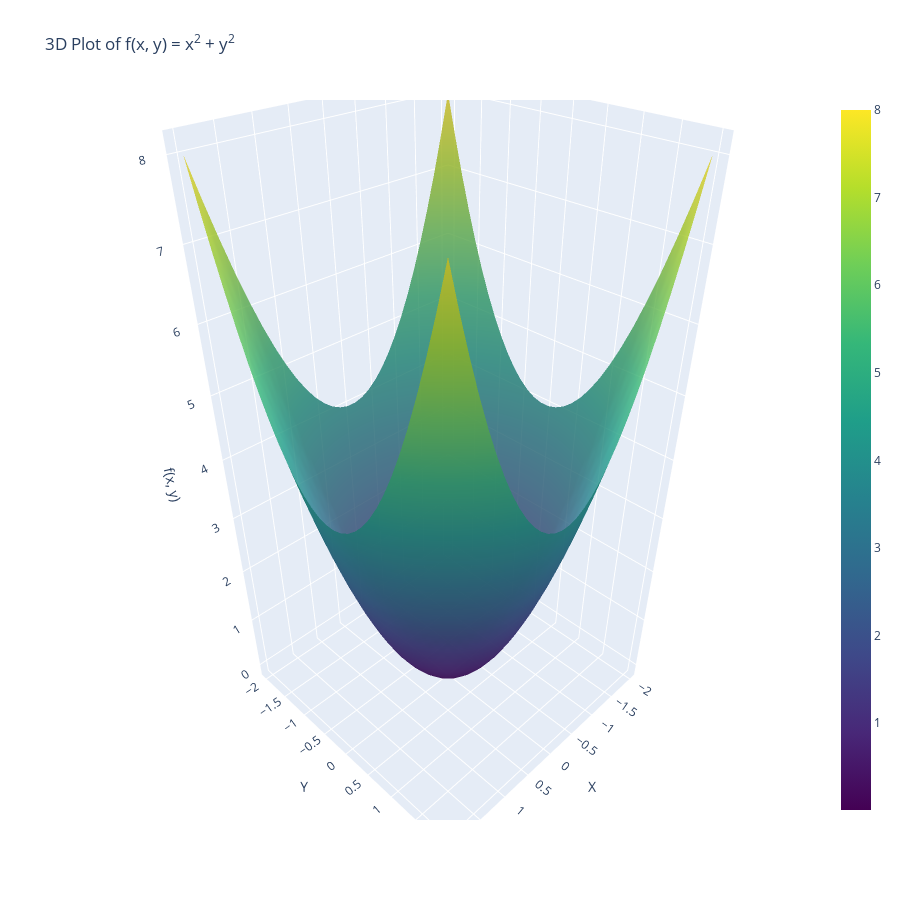

Notebook cell for this chart:
### Code cell
# Create a 3D plot
# Add the surface plot of the original function
surface = go.Surface(z=Z_func, x=X, y=Y, colorscale='Viridis', showscale=True, opacity=0.8)

fig = go.Figure(data=[surface])

# Update layout
fig.update_layout(scene=dict(zaxis_title='f(x, y)', xaxis_title='X', yaxis_title='Y'),
                  title="3D Plot of f(x, y) = x<sup>2</sup> + y<sup>2</sup>",
                  width=900, height=900)

# Show the figure
fig.show()

### Figure 1 — Plotly figure (JSON) as saved in the notebook; plotly's stock layout.template omitted (floating-point values rounded to 4 significant figures; data arrays with more than 128 entries replaced by an {"elided": "..."} marker saying what was removed)
{"data": [{"colorscale": [[0, "#440154"], [0.1111, "#482878"], [0.2222, "#3e4989"], [0.3333, "#31688e"], [0.4444, "#26828e"], [0.5556, "#1f9e89"], [0.6667, "#35b779"], [0.7778, "#6ece58"], [0.8889, "#b5de2b"], [1, "#fde725"]], "opacity": 0.8, "showscale": true, "type": "surface", "x": {"elided": "30x30 float values"}, "y": {"elided": "30x30 float values"}, "z": {"elided": "30x30 float values"}}], "layout": {"height": 900, "scene": {"xaxis": {"title": {"text": "X"}}, "yaxis": {"title": {"text": "Y"}}, "zaxis": {"title": {"text": "f(x, y)"}}}, "title": {"text": "3D Plot of f(x, y) = x<sup>2</sup> + y<sup>2</sup>"}, "width": 900}}
